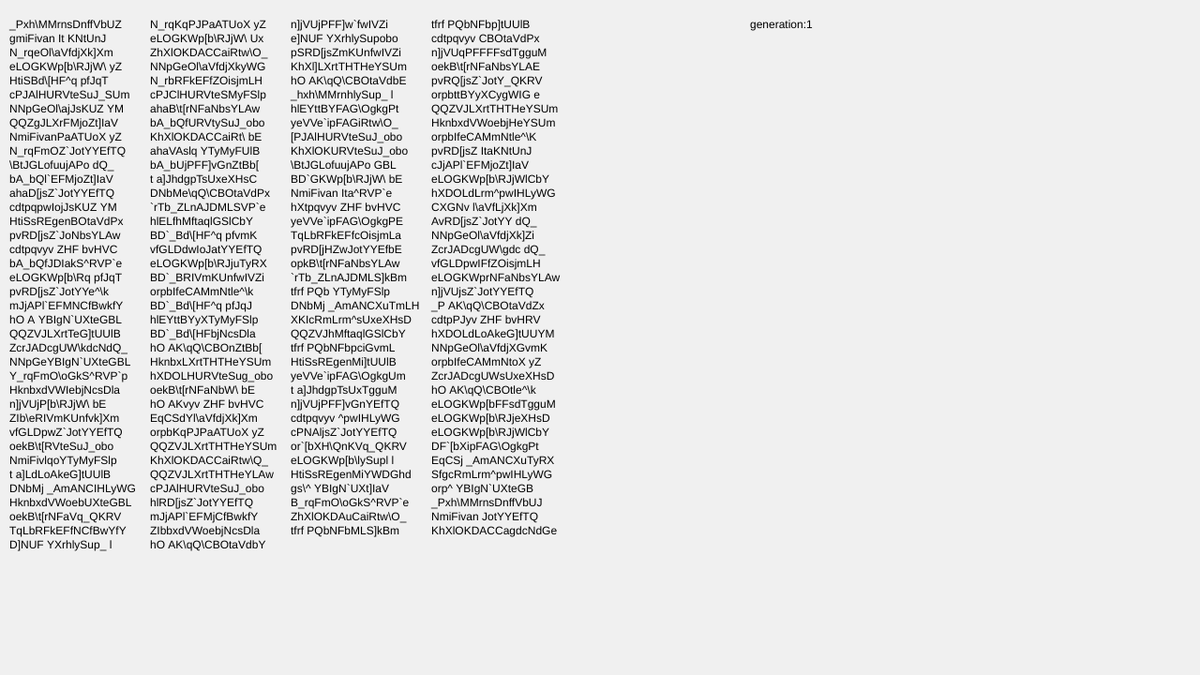
Frame 1 (no input)
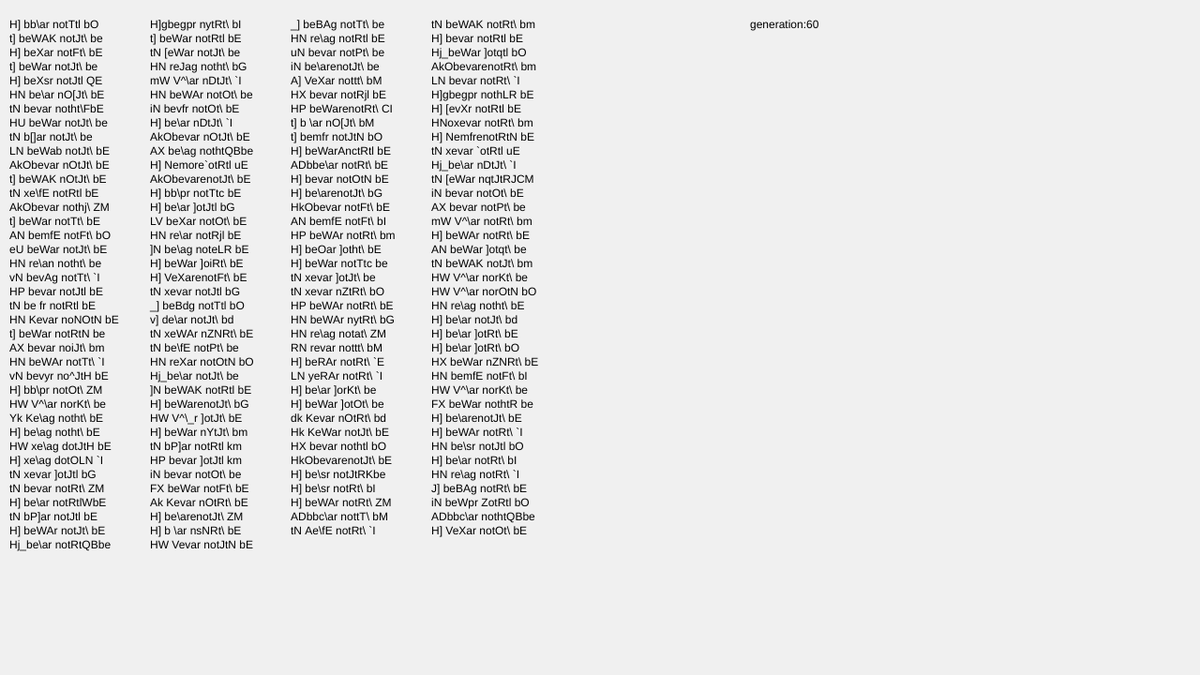
Frame 60 (no input)
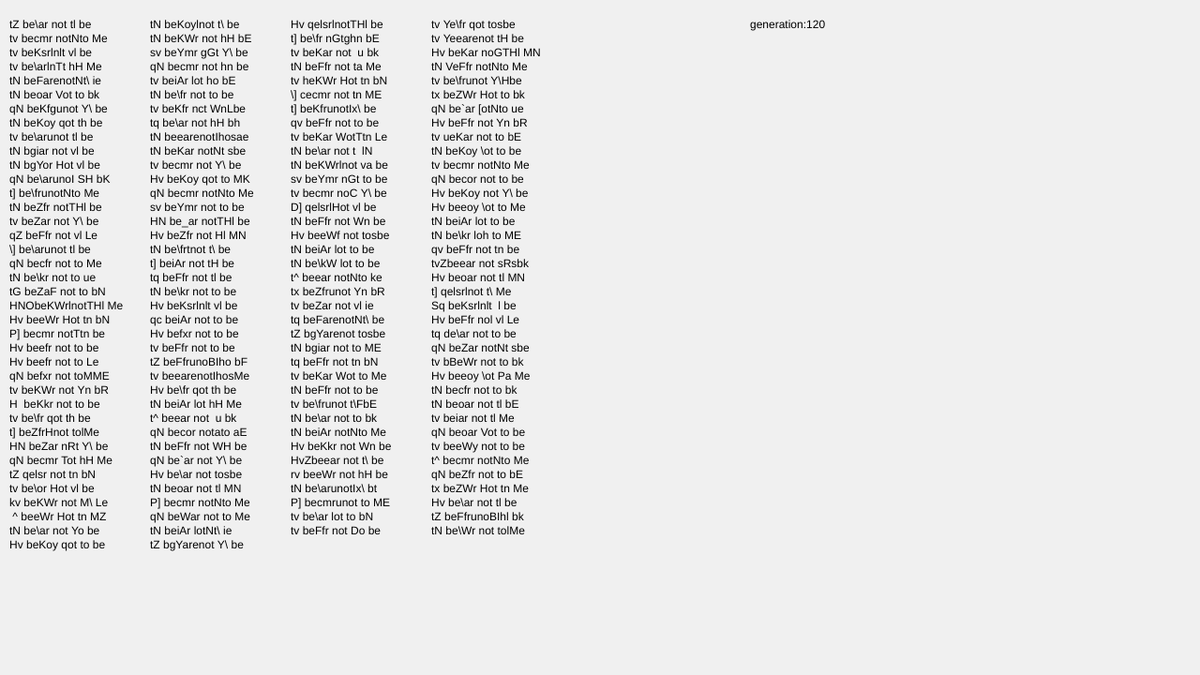
Frame 120 (the mouse pressed at the canvas centre since frame 60)

The p5.js sketch that drew these frames (run headless with seeded random() and noise() and a simulated clock; from frame 60 on, the mouse is pressed at the canvas centre):

// p5.js sketch
// ── sketch.js
/// <reference path="../../p5.global-mode.d.ts" />

const TARGET = "to be or not to be";
const MUTATE_RATE = 0.01;
const POPULATION_COUNT = 150;

function newChar() {
    let c = floor(random(64, 122)); // ascii code.
    c = (c === 64) ? 32 : c; // @ mark to space.
    return String.fromCharCode(c);    
}
 
class DNA {
    constructor(n) {
        this.genes = Array.from({length: n}, (v, k)=> newChar());
        this._fitness = 0;
    }
    // 適応度関数
    fitness(target) {
        let score = this.genes.reduce((p,c,i,a)=> c === target[i] ? ++p : p, 0);
        this._fitness = score / target.length;
        console.log(this._fitness)
    }
    crossover(partner) {
        let child = new DNA(this.genes.length);
        let midpoint = floor(random(this.genes.length));
        child.genes = child.genes.map((v,i)=> (i > midpoint) ? this.genes[i] : partner.genes[i]);
        return child;
    }
    // 突然変異
    mutate(mutationRate) {
        this.genes.forEach((v,i,a)=> a[i] = random(1) < mutationRate ? newChar() : v);
    }
}
let population;
function setup() {
    createCanvas(1280, 720);
    // ステップ1.集団の作成
    let n = TARGET.length;
    population = Array.from({length: POPULATION_COUNT}, (v,k)=> new DNA(n));
}
let generationCount = 1;
function draw() {
    background(240);

    // ステップ2.選択
    // 集団の各要素の適応度を計算
    population.forEach((dna,i,a)=> dna.fitness(TARGET));
    // 交配プールを作成
    let matingPool = [];
    population.forEach((dna,i,a)=> {
        let n = floor(dna._fitness * 100);
        //for (let j = 0; j < n; j++)
        //  matingPool.push(population[i]);
        Array.prototype.push.apply(matingPool, Array(n).fill(population[i]));
    });
    
    // ステップ3. 生殖(reproduction)
    population = population.map((v,i)=> {
        let parent1 = matingPool[floor(random(matingPool.length))];
        let parent2 = matingPool[floor(random(matingPool.length))];
        // 交叉
        let child = parent1.crossover(parent2);
        // 突然変異
        child.mutate(MUTATE_RATE);
        return child;
    });

    // 表示
    population.map((dna)=> dna.genes.join(''))
        .forEach((v,i,a)=>{
            let x = i % 4;
            let y = int(i / 4);
            if (v === TARGET) {
                fill(255, 0, 0);
            } else {
                fill(0, 0, 0);
            }
            text(v, 10+(x * 150), 30+(y * 15));
        });

    text(`generation:${generationCount}`, 800, 30);
    generationCount++;

    // TARGET文字列ができたら、プログラム停止。
    let index = population.findIndex((dna,i,a)=> dna.genes.join('') === TARGET);
    if (index !== -1) {
        text(`FOUND index=${index}`, 800, 60);
        noLoop();
    }
}
